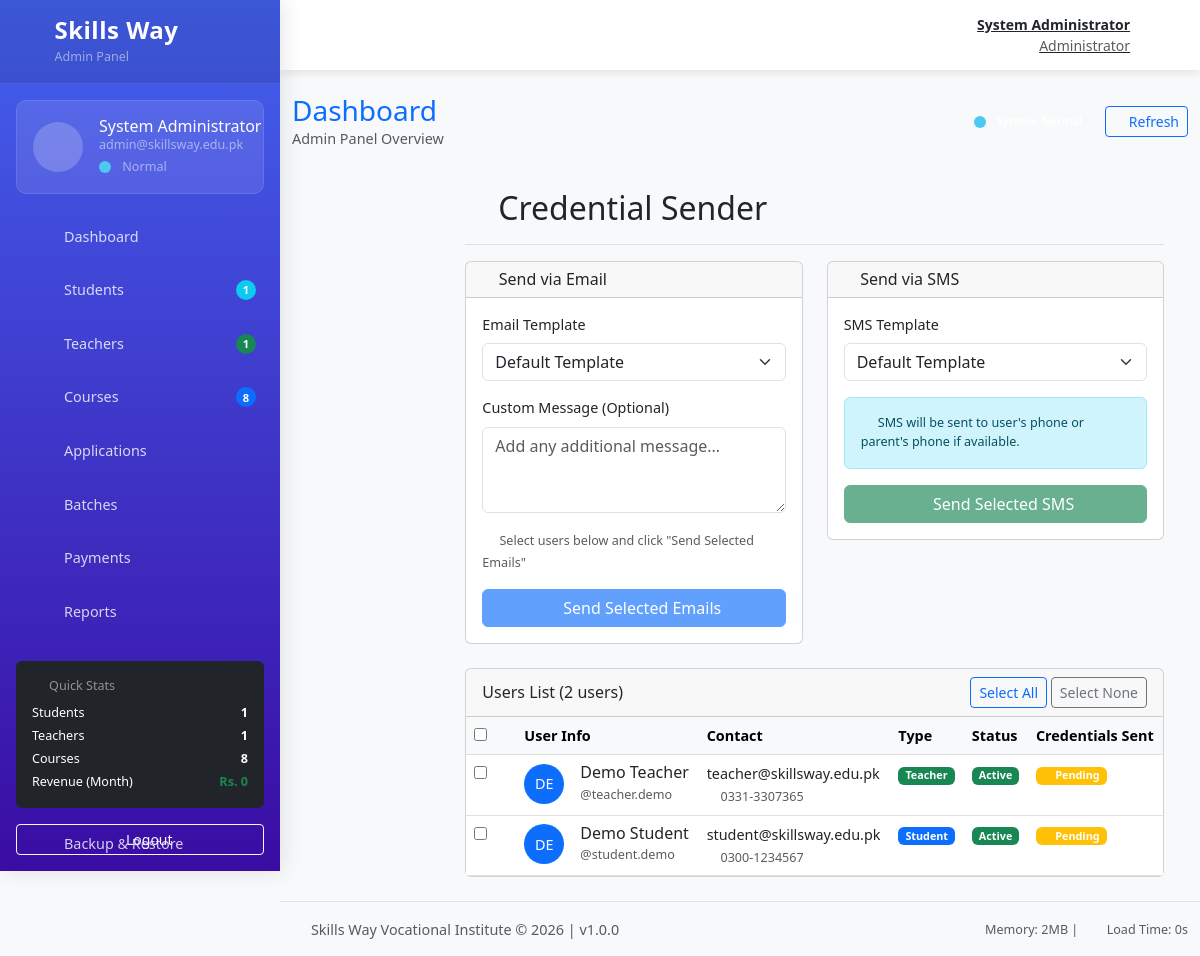
/admin/credential-sender.php (signed in), run on the app's committed database.
### tables this page shows
CREATE TABLE IF NOT EXISTS users (
    user_id INT AUTO_INCREMENT PRIMARY KEY,
    username VARCHAR(50) UNIQUE NOT NULL,
    email VARCHAR(100) UNIQUE NOT NULL,
    phone VARCHAR(20),
    cnic VARCHAR(15) UNIQUE,
    full_name VARCHAR(100) NOT NULL,
    password_hash VARCHAR(255) NOT NULL,
    user_type ENUM('admin', 'teacher', 'student') DEFAULT 'student',
    account_status ENUM('active', 'inactive', 'suspended') DEFAULT 'active',
    last_login TIMESTAMP NULL,
    created_at TIMESTAMP DEFAULT CURRENT_TIMESTAMP,
    updated_at TIMESTAMP DEFAULT CURRENT_TIMESTAMP ON UPDATE CURRENT_TIMESTAMP,
    INDEX idx_user_type (user_type),
    INDEX idx_email (email),
    INDEX idx_account_status (account_status)
);

### admin/credential-sender.php (the view, shortened to what this page needs)
<?php
$db = (new Database())->getConnection();
$users = $db->query("
    SELECT u.*, up.parent_phone,
           (SELECT COUNT(*) FROM user_activity_logs ual
            WHERE ual.user_id = u.user_id AND ual.activity_type = 'credentials_sent') as credentials_sent
    FROM users u
    LEFT JOIN user_profiles up ON u.user_id = up.user_id
    WHERE u.user_type IN ('student', 'teacher')
    ORDER BY u.created_at DESC
")->fetchAll();
require_once 'includes/header.php';
?>
<main class="col-md-9 ms-sm-auto col-lg-10 px-md-4">
    <div class="d-flex justify-content-between flex-wrap flex-md-nowrap align-items-center pt-3 pb-2 mb-3 border-bottom">
        <h1 class="h2"><i class="fas fa-paper-plane me-2"></i>Credential Sender</h1>
    </div>
    <div class="row mb-4">
        <div class="col-md-6">
            <div class="card">
                <div class="card-header">
                    <h6 class="mb-0"><i class="fas fa-envelope me-1"></i>Send via Email</h6>
                </div>
                <div class="card-body">
                    <form method="POST" id="emailForm">
                        <div class="mb-3">
                            <label class="form-label">Email Template</label>
                            <select name="email_template" class="form-select">
                                <option value="default">Default Template</option>
                            </select>
                        </div>
                        <div class="mb-3">
                            <label class="form-label">Custom Message (Optional)</label>
                            <textarea name="custom_message" class="form-control" rows="3"
                                      placeholder="Add any additional message..."></textarea>
                        </div>
                        <div class="mb-3">
                            <small class="text-muted">
                                <i class="fas fa-info-circle me-1"></i>
                                Select users below and click "Send Selected Emails"
                            </small>
                        </div>
                        <button type="submit" class="btn btn-primary w-100" disabled id="sendEmailBtn">
                        </button>
                    </form>
                </div>
            </div>
        </div>
        <div class="col-md-6">
            <div class="card">
                <div class="card-header">
                    <h6 class="mb-0"><i class="fas fa-sms me-1"></i>Send via SMS</h6>
                </div>
                <div class="card-body">
                    <form method="POST" id="smsForm">
                        <div class="mb-3">
                            <label class="form-label">SMS Template</label>
                            <select name="sms_template" class="form-select">
                                <option value="default">Default Template</option>
                            </select>
                        </div>
                        <div class="alert alert-info small">
                            <i class="fas fa-info-circle me-1"></i>
                            SMS will be sent to user's phone or parent's phone if available.
                        </div>
                        <button type="submit" class="btn btn-success w-100" disabled id="sendSMSBtn">
                        </button>
                    </form>
                </div>
            </div>
        </div>
    </div>
    <div class="card">
        <div class="card-header d-flex justify-content-between align-items-center">
            <h6 class="mb-0">Users List (<?php echo count($users); ?> users)</h6>
            <div>
                <button class="btn btn-outline-primary btn-sm" onclick="selectAll()">Select All</button>
                <button class="btn btn-outline-secondary btn-sm" onclick="selectNone()">Select None</button>
            </div>
        </div>
        <div class="card-body p-0">
            <div class="table-responsive">
                <table class="table table-hover mb-0">
                    <thead class="table-light">
                        <tr>
                            <th width="50">
                                <input type="checkbox" id="selectAllCheckbox" onchange="toggleAll()">
                            </th>
                            <th>User Info</th>
                            <th>Contact</th>
                            <th>Type</th>
                            <th>Status</th>
                            <th>Credentials Sent</th>
                        </tr>
                    </thead>
                    <tbody>
                        <?php foreach ($users as $user): ?>
                        <tr>
                            <td>
                                <input type="checkbox" name="user_ids[]" value="<?php echo $user['user_id']; ?>"
                                       class="user-checkbox" onchange="updateButtons()">
                            </td>
                            <td>
                                <div class="d-flex align-items-center">
                                    <div class="avatar bg-primary text-white rounded-circle me-3 d-flex align-items-center justify-content-center" style="width: 40px; height: 40px;">
                                        <?php echo strtoupper(substr($user['full_name'], 0, 2)); ?>
                                    </div>
                                    <div>
                                        <h6 class="mb-0"><?php echo htmlspecialchars($user['full_name']); ?></h6>
                                        <small class="text-muted">@<?php echo htmlspecialchars($user['username']); ?></small>
                                    </div>
                                </div>
                            </td>
                            <td>
                                <div><?php echo htmlspecialchars($user['email']); ?></div>
                                <small class="text-muted">
                                    <?php if ($user['phone']): ?>
                                        <i class="fas fa-phone me-1"></i><?php echo htmlspecialchars($user['phone']); ?>
                                    <?php elseif ($user['parent_phone']): ?>
                                        <i class="fas fa-phone me-1"></i><?php echo htmlspecialchars($user['parent_phone']); ?> (Parent)
                                    <?php else: ?>
                                        <i class="fas fa-phone-slash me-1"></i>No phone
                                    <?php endif; ?>
                                </small>
                            </td>
                            <td>
                                <span class="badge bg-<?php echo $user['user_type'] === 'student' ? 'primary' : 'success'; ?>">
                                    <?php echo ucfirst($user['user_type']); ?>
                                </span>
                            </td>
                            <td>
                                <span class="badge bg-<?php echo $user['account_status'] === 'active' ? 'success' : 'secondary'; ?>">
                                    <?php echo ucfirst($user['account_status']); ?>
                                </span>
                            </td>
                            <td>
                                <?php if ($user['credentials_sent'] > 0): ?>
                                    <span class="badge bg-success">
                                        <i class="fas fa-check me-1"></i>Sent (<?php echo $user['credentials_sent']; ?>)
                                    </span>
                                <?php else: ?>
                                    <span class="badge bg-warning">
                                        <i class="fas fa-clock me-1"></i>Pending
                                    </span>
                                <?php endif; ?>
                            </td>
                        </tr>
                        <?php endforeach; ?>
                    </tbody>
                </table>
            </div>
        </div>
    </div>
</main>
<?php require_once 'includes/footer.php'; ?>

### admin/includes/header.php (style rules this page uses)
:root { --primary-color: #4361ee; --primary-dark: #3a0ca3; --secondary-color: #7209b7; --success-color: #4cc9f0; --warning-color: #f72585; --danger-color: #e63946; --light-bg: #f8f9fa; --dark-bg: #212529; --sidebar-width: 280px; --header-height: 70px; --transition-speed: 0.3s; }
body { font-family: 'Segoe UI', 'Roboto', system-ui, -apple-system, sans-serif; background-color: var(--light-bg); font-size: 0.9rem; overflow-x: hidden; }

### data on the page
users: full_name "DE", full_name "Demo Teacher", username "teacher.demo", email "teacher@skillsway.edu.pk", phone "0331-3307365", user_type "Teacher", account_status "Active"
users: full_name "DE", full_name "Demo Student", username "student.demo", email "student@skillsway.edu.pk", phone "0300-1234567", user_type "Student", account_status "Active"

### other printed values
$user['full_name'] "System Administrator"
$user['email'] "admin@skillsway.edu.pk"
$systemStatus "Normal"
$stats['total_students'] "1"
$stats['total_teachers'] "1"
$stats['total_courses'] "8"
$stats['revenue_month'] "0"
count($users) "2"
memory_get_usage(true) / 1024 / 1024 "2"
